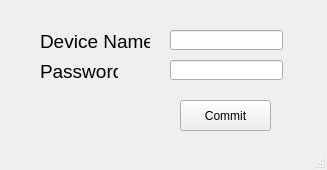
<?xml version="1.0" encoding="UTF-8"?>
<ui version="4.0">
 <class>generalSettings</class>
 <widget class="QMainWindow" name="generalSettings">
  <property name="geometry">
   <rect>
    <x>0</x>
    <y>0</y>
    <width>327</width>
    <height>170</height>
   </rect>
  </property>
  <property name="minimumSize">
   <size>
    <width>327</width>
    <height>170</height>
   </size>
  </property>
  <property name="maximumSize">
   <size>
    <width>327</width>
    <height>170</height>
   </size>
  </property>
  <property name="windowTitle">
   <string>General Settings</string>
  </property>
  <widget class="QWidget" name="centralwidget">
   <widget class="QLabel" name="label">
    <property name="geometry">
     <rect>
      <x>40</x>
      <y>30</y>
      <width>110</width>
      <height>23</height>
     </rect>
    </property>
    <property name="sizePolicy">
     <sizepolicy hsizetype="MinimumExpanding" vsizetype="MinimumExpanding">
      <horstretch>0</horstretch>
      <verstretch>0</verstretch>
     </sizepolicy>
    </property>
    <property name="font">
     <font>
      <pointsize>14</pointsize>
     </font>
    </property>
    <property name="text">
     <string>Device Name</string>
    </property>
   </widget>
   <widget class="QLabel" name="label_2">
    <property name="geometry">
     <rect>
      <x>40</x>
      <y>60</y>
      <width>78</width>
      <height>23</height>
     </rect>
    </property>
    <property name="sizePolicy">
     <sizepolicy hsizetype="MinimumExpanding" vsizetype="MinimumExpanding">
      <horstretch>0</horstretch>
      <verstretch>0</verstretch>
     </sizepolicy>
    </property>
    <property name="font">
     <font>
      <pointsize>14</pointsize>
     </font>
    </property>
    <property name="text">
     <string>Password</string>
    </property>
   </widget>
   <widget class="QLineEdit" name="deviceNameEdit">
    <property name="geometry">
     <rect>
      <x>170</x>
      <y>30</y>
      <width>113</width>
      <height>20</height>
     </rect>
    </property>
   </widget>
   <widget class="QLineEdit" name="passwordEdit">
    <property name="geometry">
     <rect>
      <x>170</x>
      <y>60</y>
      <width>113</width>
      <height>20</height>
     </rect>
    </property>
   </widget>
   <widget class="QPushButton" name="commit">
    <property name="geometry">
     <rect>
      <x>180</x>
      <y>100</y>
      <width>91</width>
      <height>31</height>
     </rect>
    </property>
    <property name="text">
     <string>Commit</string>
    </property>
   </widget>
  </widget>
  <widget class="QMenuBar" name="menubar">
   <property name="geometry">
    <rect>
     <x>0</x>
     <y>0</y>
     <width>327</width>
     <height>21</height>
    </rect>
   </property>
  </widget>
  <widget class="QStatusBar" name="statusbar"/>
 </widget>
 <resources/>
 <connections/>
</ui>
